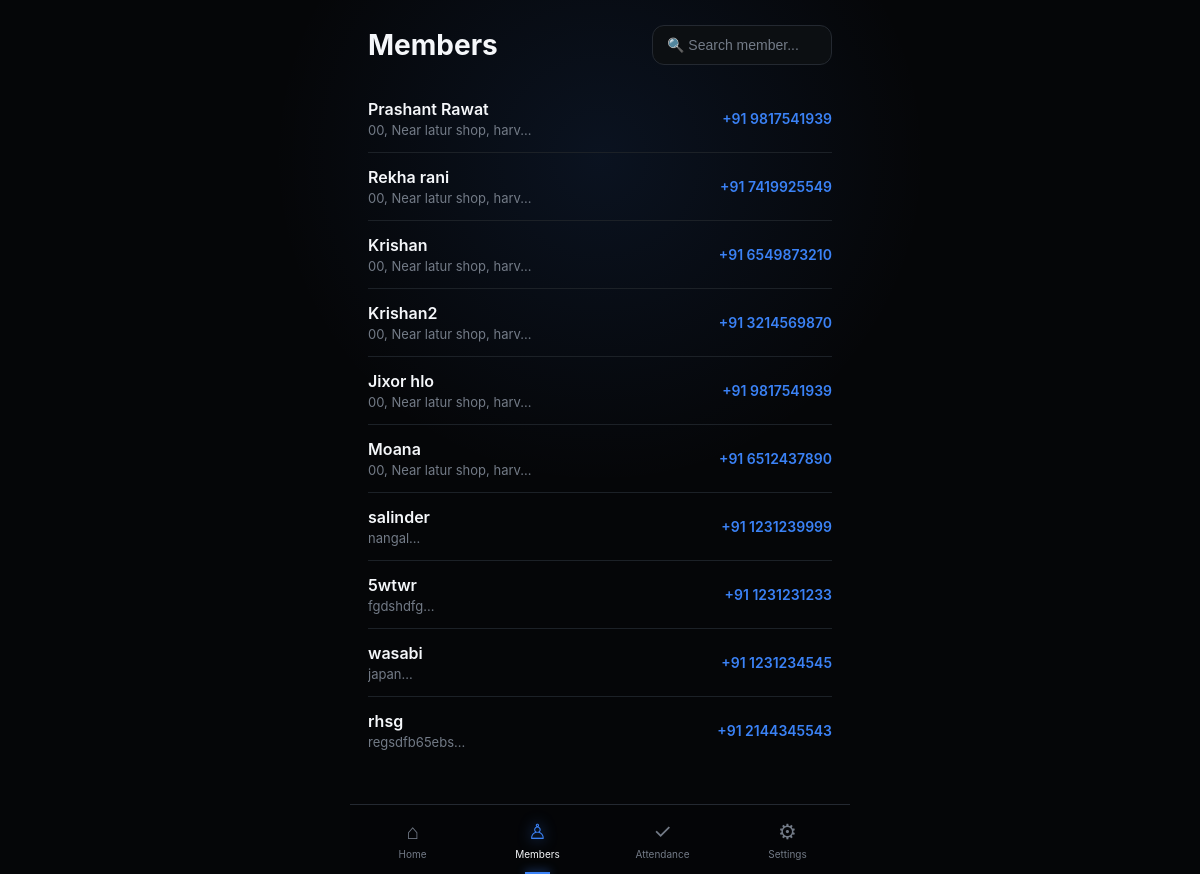
The app's page /members (signed in) with its own data.
### models.py (models this page shows, shortened)
class Member(db.Model):
    __tablename__ = "member"
    id = db.Column(db.Integer, primary_key=True)
    owner_id = db.Column(
        db.Integer,
        db.ForeignKey("gym_owner.id"),
        nullable=False,
        index=True
    )
    name = db.Column(db.String(100), nullable=False)
    address = db.Column(db.String(150), nullable=False)
    phone = db.Column(db.String(15), nullable=False)
    join_date = db.Column(db.Date, nullable=False)
    notes = db.Column(db.Text)
    active = db.Column(db.Boolean, default=True)
    current_plan_id = db.Column(
        db.Integer,
        db.ForeignKey("membership_plan.id")
    )
    membership_start = db.Column(db.Date)
    membership_expiry = db.Column(db.Date)
    memberships = db.relationship(
        "Membership",
        backref="member",
        lazy=True,
        cascade="all, delete-orphan"
    )
    attendance = db.relationship(
        "Attendance",
        backref="member",
        lazy=True,
        cascade="all, delete-orphan"
    )
    __table_args__ = (
        db.UniqueConstraint(
            "owner_id",
            "name",
            name="uq_owner_member_name"
        ),
    )

### routes/members.py (the view)
@members_bp.route("/members")
@login_required
def members():
    return render_template("members.html", members=current_user.members, active_page="members")

### main.py (called while the page is built)
def create_app():
    app = Flask(__name__)
    app.secret_key = "ppp"
    app.config["SQLALCHEMY_DATABASE_URI"] = "sqlite:///gym.db"
    app.config["SQLALCHEMY_TRACK_MODIFICATIONS"] = False
    db.init_app(app)
    login_manager = LoginManager()
    login_manager.init_app(app)
    login_manager.login_view = "auth.login"
    @login_manager.user_loader
    def load_user(user_id):
        return db.session.get(GymOwner, int(user_id))
    from routes.admin import admin_bp
    from routes.auth import auth_bp
    from routes.members import members_bp
    from routes.settings import settings_bp
    app.register_blueprint(auth_bp)
    app.register_blueprint(members_bp)
    app.register_blueprint(settings_bp)
    app.register_blueprint(admin_bp)
    return app

### templates/members.html (shortened to what this page needs)
{% extends "components/base.html" %}
{% block head%}
<link rel="stylesheet" href="{{ url_for('static', filename='css/members.css') }}">
{% endblock %}
{% block body %}
    <div class="header">
      <h1>Members</h1>
      <input id="search" type="text" placeholder="🔍 Search member...">
    </div>
    {% for member in members %}
    <a href="/members/{{member.id}}" class="member">
      <div class="member-info">
        <div class="name">{{member.name}}</div>
        <div class="address">
          {{member.address[:25]}}...
        </div>
      </div>
      <div class="phone">
        +91 {{member.phone}}
      </div>
    </a>
    {% endfor %}
   {% endblock %}

### static/css/base.css (style rules this page uses)
* { margin: 0; padding: 0; box-sizing: border-box; -webkit-tap-highlight-color: transparent; }
:root { --bg: #050608; --white: #f5f7fa; --muted: #737b87; --blue: #3b82f6; --green: #22c55e; --border: #20242b; --card: #0c0f12; --card2: #050505; --card3: #000000; --activity: #11151a; --navbg: rgba(5, 6, 8, 0.94); --iconbg: #15191e; --line: #1c2127; --cardborder: #242931; }
html { background: var(--bg); }
body { background: radial-gradient(circle at 50% 18%, rgba(59, 130, 246, 0.1), transparent 35%), var(--bg); color: var(--white); transition: background 0.35s, color 0.35s; font-family: -apple-system, BlinkMacSystemFont, "Segoe UI", Roboto, Arial, sans-serif; min-height: 100vh; overflow-x: hidden; }

### static/css/members.css (style rules this page uses)
.header { display: flex; align-items: center; gap: 12px; margin-bottom: 20px; }
.header h1 { font-size: 28px; font-weight: 700; }
#search { margin-left: auto; width: 180px; height: 40px; border: none; outline: none; border-radius: 12px; padding: 0 14px; background: var(--card); color: var(--white); border: 1px solid var(--cardborder); font-size: 14px; }
#search::placeholder { color: var(--muted); }
.member { display: flex; align-items: center; justify-content: space-between; text-decoration: none; color: inherit; padding: 14px 0; border-bottom: 1px solid var(--line); transition: .15s; }
.member:last-child { border-bottom: none; }
.member-info { flex: 1; min-width: 0; }
.name { font-size: 16px; font-weight: 600; color: var(--white); }
.address { margin-top: 3px; color: var(--muted); font-size: 13px; overflow: hidden; text-overflow: ellipsis; white-space: nowrap; }
.phone { margin-left: 18px; font-size: 14px; font-weight: 600; color: var(--blue); white-space: nowrap; }

### records on screen
Member: name "Prashant Rawat", address "00, Near latur shop, harv", phone "9817541939"
Member: name "Rekha rani", address "00, Near latur shop, harv", phone "7419925549"
Member: name "Krishan", address "00, Near latur shop, harv", phone "6549873210"
Member: name "Krishan2", address "00, Near latur shop, harv", phone "3214569870"
Member: name "Jixor hlo", address "00, Near latur shop, harv", phone "9817541939"
Member: name "Moana", address "00, Near latur shop, harv", phone "6512437890"
Member: name "salinder", address "nangal", phone "1231239999"
Member: name "5wtwr", address "fgdshdfg", phone "1231231233"
Member: name "wasabi", address "japan", phone "1231234545"
Member: name "rhsg", address "regsdfb65ebs", phone "2144345543"
